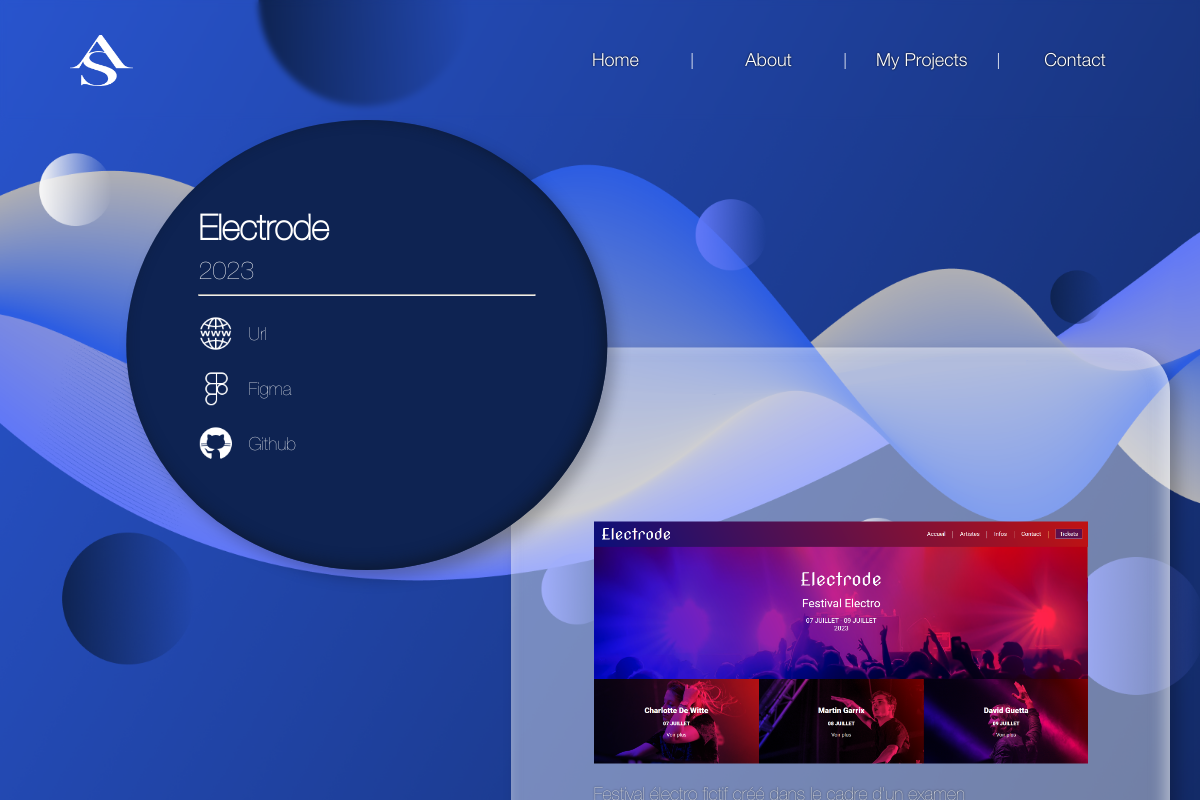
The page /website-1 on the database its author committed.
### tables this page shows
CREATE TABLE IF NOT EXISTS `websites` (
  `id` int NOT NULL AUTO_INCREMENT,
  `name` varchar(60) DEFAULT NULL,
  `date` year DEFAULT NULL,
  `description` varchar(255) DEFAULT NULL,
  `image` varchar(255) DEFAULT NULL,
  `url` varchar(255) DEFAULT NULL,
  `github` varchar(255) DEFAULT NULL,
  `figma` varchar(255) DEFAULT NULL,
  `categorie` varchar(80) DEFAULT NULL,
  PRIMARY KEY (`id`)
);

### website.php (the view, shortened to what this page needs)
<?php
    if(isset($_GET['id']))
    {
        $id = htmlspecialchars($_GET['id']);
    }else{
        header("LOCATION:index.php");
    }
    require "connexion.php";
    $req = $bdd->prepare("SELECT * FROM websites WHERE id=?");
    $req->execute([$id]);
    if(!$don = $req->fetch())
    {
        $req->closeCursor();
        header("LOCATION:index.php");
    }
?>
<!DOCTYPE html>
<html lang="en">
<head>
    <link rel="stylesheet" href="build/style.css">
</head>
<body>
<?php include "partials/header.php"; ?>
<div class="slide" id="website">
    <div class="wrapper">
        <div class="about">
            <div class="aboutMe">
                <div class="information">
                    <div class="infoName">
                        <h4><?=$don['name']?></h4>
                        <p><?=$don['date']?></p>
                        <hr>
                    </div>
                    <div class="infos">
                        <div class="info">
                            <img src="images/upload/logo/url.png" alt="Logo Url">
                            <a href="<?=$don['url']?>">Url</a>
                        </div>
                        <div class="info">
                            <img src="images/upload/logo/figma.png" alt="Logo Figma">
                            <a href="<?=$don['figma']?>">Figma</a>
                        </div>
                        <div class="info">
                            <img src="images/upload/logo/github.png" alt="Logo Github">
                            <a href="<?=$don['github']?>">Github</a>
                        </div>
                    </div>
                </div>
                <div class="skills">
                    <div class="wrapper">
                        <img src="images/upload/website/<?=$don['image']?>" alt="Image de <?=$don['name']?>">
                        <div class="text">
                        </div>
                    </div>
                </div>
            </div>
        </div>
    </div>
</div>
</body>
</html>

### partials/header.php (shortened to what this page needs)
<header>
    <div class="wrapper">
        <div class="logo">
            <img src="images/Vector.png" alt="Logo Perso">
        </div>
        <nav>
            <ul>
                <li><a href="index.php#home">Home</a></li><div class="ligne">|</div>
                <li><a href="index.php#about">About</a></li><div class="ligne">|</div>
                <li><a href="index.php#projects">My Projects</a></li><div class="ligne">|</div>
                <li><a href="index.php#contact">Contact</a></li>
            </ul>
        </nav>
    </div>
</header>

### build/style.css (style rules this page uses)
* { margin:0;padding:0 }
html { scroll-behavior:smooth }
.slide { background-color:#1b398b;overflow:hidden;width:100%;min-height:100vh;position:relative }
header { position:fixed;top:0;left:0;z-index:100;display:flex;justify-content:space-between;width:100%;height:100px;padding:10px;color:#fff;backdrop-filter:blur(3px) }
header .wrapper { width:90%;margin:0 auto;display:flex }
header nav { width:80%;display:flex;justify-content:flex-end }
@media all and (max-width: 1430px) { header nav { width:100% } }
header nav ul { display:flex;list-style:none }
header nav ul li { width:150px }
header nav ul li a { display:block;width:100%;text-decoration:none;line-height:100px;text-align:center;color:#fff;font-family:"HelveticaNeueL",sans-serif;font-weight:lighter;font-size:18px;text-shadow:0px 0px 2px #000;transition:all .2s ease-in-out }
header nav ul .ligne { line-height:100px }
.logo { display:flex;justify-content:center;align-items:center;font-family:"HelveticaNeueM",sans-serif;text-shadow:0px 0px 2px #000 }
.logo img { width:63px;height:51px;color:#fff;margin-right:25px }
#website { background-image:url(../images/background/fond1.png);background-position:center center;background-size:cover }
#website .wrapper { width:80%;margin:0 auto }
@media all and (max-width: 1680px) { #website .wrapper { width:95% } }
#website .wrapper .about { margin-top:120px }
#website .wrapper .about .aboutMe { display:flex }
#website .wrapper .about .aboutMe .information { width:500px;height:500px;background-color:#0e2352;box-shadow:-5px -4px 15px 0px #0c1933 inset,8px 8px 15px 0px rgba(0,0,0,.25);border-radius:50%;display:flex;justify-content:center;align-items:center;flex-direction:column;font-family:"HelveticaNeue",sans-serif;color:#fff;transform:translateX(20%);z-index:5 }
@media all and (max-width: 1400px) { #website .wrapper .about .aboutMe .information { height:450px } }
#website .wrapper .about .aboutMe .information .infoName { width:70% }
#website .wrapper .about .aboutMe .information .infoName h4 { font-size:35px }
#website .wrapper .about .aboutMe .information .infoName p { font-weight:lighter;font-size:25px;margin:10px 0 }
#website .wrapper .about .aboutMe .information .infoName hr { color:#fff }
#website .wrapper .about .aboutMe .information .infos { width:70% }
#website .wrapper .about .aboutMe .information .infos .info { display:flex;justify-content:start;align-items:center;margin:20px 0 }
#website .wrapper .about .aboutMe .information .infos .info img { width:35px;height:35px }
#website .wrapper .about .aboutMe .information .infos .info a { text-decoration:none;color:#fff;font-size:18px;margin-left:15px }
#website .wrapper .about .aboutMe .skills { background-color:rgba(255,255,255,.4);box-shadow:-5px -4px 15px 0px rgba(247,247,247,.5) inset,8px 8px 15px 0px rgba(0,0,0,.25);width:60%;min-height:650px;border-radius:45px;transform:translateY(15%);margin-bottom:20px }
@media all and (max-width: 1400px) { #website .wrapper .about .aboutMe .skills { transform:translateY(35%);height:500px } }
#website .wrapper .about .aboutMe .skills .wrapper { width:75%;height:100%;margin:0 auto;display:flex;flex-direction:column;justify-content:center }
#website .wrapper .about .aboutMe .skills .wrapper img { width:100%;object-fit:cover }
#website .wrapper .about .aboutMe .skills .wrapper .text { margin:20px 0;color:#fff;font-family:"HelveticaNeue",sans-serif;font-weight:200;text-shadow:0px 0px 2px #000;font-size:18px }

### rows shown on the page
websites: name "Electrode", date "2023", image (picture)
